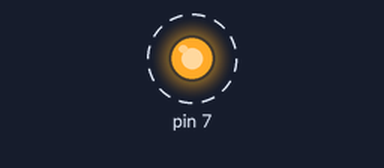
A program run on a simulated Raspberry Pi (header pin numbers). Parts: output pins drawn as LEDs (lit = HIGH). Dashed ring = blinking. At 20.0 s the program stops and its outputs stay as they are.

Above: at 0.5 s.
Timing chart, 0 to 4.6 s (numbered marks = the images above):
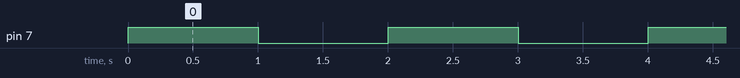

The program:

blink.py
```python
# http://www.thirdeyevis.com/pi-page-2.php
import RPi.GPIO as GPIO ## Import GPIO library
import time ## Import Time library
GPIO.setmode(GPIO.BOARD) ## Use board pin numbering
GPIO.setup(7, GPIO.OUT) ## Setup GPIO Pin 7 to OUT
for i in range(0,10):
  GPIO.output(7,True) ## Turn on GPIO pin 7
  time.sleep(1)
  GPIO.output(7,False) ## Turn off GPIO pin 7
  time.sleep(1)
```

Measured:
- by itself, pin 7: alternates HIGH for 1.0 s and LOW for 1.0 s, 20 changes in all, then stays LOW
